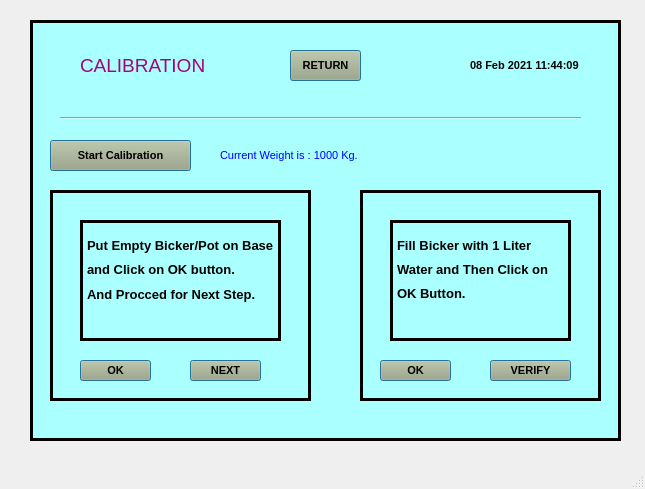
<?xml version="1.0" encoding="UTF-8"?>
<ui version="4.0">
 <class>MainWindow</class>
 <widget class="QMainWindow" name="MainWindow">
  <property name="geometry">
   <rect>
    <x>0</x>
    <y>0</y>
    <width>645</width>
    <height>489</height>
   </rect>
  </property>
  <property name="windowTitle">
   <string>MainWindow</string>
  </property>
  <widget class="QWidget" name="centralwidget">
   <widget class="QFrame" name="frame">
    <property name="geometry">
     <rect>
      <x>30</x>
      <y>20</y>
      <width>591</width>
      <height>421</height>
     </rect>
    </property>
    <property name="autoFillBackground">
     <bool>false</bool>
    </property>
    <property name="styleSheet">
     <string notr="true">background-color: rgb(170, 255, 255);
</string>
    </property>
    <property name="frameShape">
     <enum>QFrame::Box</enum>
    </property>
    <property name="frameShadow">
     <enum>QFrame::Plain</enum>
    </property>
    <property name="lineWidth">
     <number>3</number>
    </property>
    <widget class="QLabel" name="label">
     <property name="geometry">
      <rect>
       <x>440</x>
       <y>30</y>
       <width>121</width>
       <height>31</height>
      </rect>
     </property>
     <property name="font">
      <font>
       <family>Arial</family>
       <pointsize>8</pointsize>
       <weight>75</weight>
       <bold>true</bold>
      </font>
     </property>
     <property name="text">
      <string>08 Feb 2021 11:44:09</string>
     </property>
    </widget>
    <widget class="QPushButton" name="pushButton_7">
     <property name="geometry">
      <rect>
       <x>20</x>
       <y>120</y>
       <width>141</width>
       <height>31</height>
      </rect>
     </property>
     <property name="font">
      <font>
       <family>Arial</family>
       <pointsize>8</pointsize>
       <weight>75</weight>
       <bold>true</bold>
      </font>
     </property>
     <property name="styleSheet">
      <string notr="true">background-color: rgb(170, 170, 127);
</string>
     </property>
     <property name="text">
      <string>Start Calibration</string>
     </property>
     <property name="autoDefault">
      <bool>true</bool>
     </property>
     <property name="default">
      <bool>true</bool>
     </property>
     <property name="flat">
      <bool>false</bool>
     </property>
    </widget>
    <widget class="QLabel" name="label_4">
     <property name="geometry">
      <rect>
       <x>50</x>
       <y>30</y>
       <width>141</width>
       <height>31</height>
      </rect>
     </property>
     <property name="font">
      <font>
       <family>Arial</family>
       <pointsize>14</pointsize>
      </font>
     </property>
     <property name="styleSheet">
      <string notr="true">color: rgb(170, 0, 127);</string>
     </property>
     <property name="text">
      <string>CALIBRATION</string>
     </property>
    </widget>
    <widget class="QFrame" name="frame_2">
     <property name="geometry">
      <rect>
       <x>20</x>
       <y>170</y>
       <width>261</width>
       <height>211</height>
      </rect>
     </property>
     <property name="frameShape">
      <enum>QFrame::Box</enum>
     </property>
     <property name="frameShadow">
      <enum>QFrame::Plain</enum>
     </property>
     <property name="lineWidth">
      <number>3</number>
     </property>
     <widget class="QPushButton" name="pushButton_8">
      <property name="geometry">
       <rect>
        <x>30</x>
        <y>170</y>
        <width>71</width>
        <height>21</height>
       </rect>
      </property>
      <property name="font">
       <font>
        <family>Arial</family>
        <pointsize>8</pointsize>
        <weight>75</weight>
        <bold>true</bold>
       </font>
      </property>
      <property name="styleSheet">
       <string notr="true">background-color: rgb(170, 170, 127);
</string>
      </property>
      <property name="text">
       <string>OK</string>
      </property>
      <property name="autoDefault">
       <bool>true</bool>
      </property>
      <property name="default">
       <bool>true</bool>
      </property>
      <property name="flat">
       <bool>false</bool>
      </property>
     </widget>
     <widget class="QPushButton" name="pushButton_11">
      <property name="geometry">
       <rect>
        <x>140</x>
        <y>170</y>
        <width>71</width>
        <height>21</height>
       </rect>
      </property>
      <property name="font">
       <font>
        <family>Arial</family>
        <pointsize>8</pointsize>
        <weight>75</weight>
        <bold>true</bold>
       </font>
      </property>
      <property name="styleSheet">
       <string notr="true">background-color: rgb(170, 170, 127);
</string>
      </property>
      <property name="text">
       <string>NEXT</string>
      </property>
      <property name="autoDefault">
       <bool>true</bool>
      </property>
      <property name="default">
       <bool>true</bool>
      </property>
      <property name="flat">
       <bool>false</bool>
      </property>
     </widget>
     <widget class="QTextEdit" name="textEdit">
      <property name="geometry">
       <rect>
        <x>30</x>
        <y>30</y>
        <width>201</width>
        <height>121</height>
       </rect>
      </property>
      <property name="frameShape">
       <enum>QFrame::Box</enum>
      </property>
      <property name="frameShadow">
       <enum>QFrame::Plain</enum>
      </property>
      <property name="lineWidth">
       <number>3</number>
      </property>
      <property name="html">
       <string>&lt;!DOCTYPE HTML PUBLIC &quot;-//W3C//DTD HTML 4.0//EN&quot; &quot;http://www.w3.org/TR/REC-html40/strict.dtd&quot;&gt;
&lt;html&gt;&lt;head&gt;&lt;meta name=&quot;qrichtext&quot; content=&quot;1&quot; /&gt;&lt;style type=&quot;text/css&quot;&gt;
p, li { white-space: pre-wrap; }
&lt;/style&gt;&lt;/head&gt;&lt;body style=&quot; font-family:'MS Shell Dlg 2'; font-size:8.25pt; font-weight:400; font-style:normal;&quot;&gt;
&lt;p style=&quot; margin-top:0px; margin-bottom:0px; margin-left:0px; margin-right:0px; -qt-block-indent:0; text-indent:0px;&quot;&gt;&lt;span style=&quot; font-size:16pt; font-weight:600; vertical-align:sub;&quot;&gt;Put Empty Bicker/Pot on Base and Click on OK button.&lt;/span&gt;&lt;/p&gt;
&lt;p style=&quot; margin-top:0px; margin-bottom:0px; margin-left:0px; margin-right:0px; -qt-block-indent:0; text-indent:0px;&quot;&gt;&lt;span style=&quot; font-size:16pt; font-weight:600; vertical-align:sub;&quot;&gt;And Procced for Next Step.&lt;/span&gt;&lt;/p&gt;&lt;/body&gt;&lt;/html&gt;</string>
      </property>
     </widget>
    </widget>
    <widget class="QFrame" name="frame_3">
     <property name="geometry">
      <rect>
       <x>330</x>
       <y>170</y>
       <width>241</width>
       <height>211</height>
      </rect>
     </property>
     <property name="font">
      <font>
       <pointsize>8</pointsize>
      </font>
     </property>
     <property name="frameShape">
      <enum>QFrame::Box</enum>
     </property>
     <property name="frameShadow">
      <enum>QFrame::Plain</enum>
     </property>
     <property name="lineWidth">
      <number>3</number>
     </property>
     <widget class="QPushButton" name="pushButton_9">
      <property name="geometry">
       <rect>
        <x>20</x>
        <y>170</y>
        <width>71</width>
        <height>21</height>
       </rect>
      </property>
      <property name="font">
       <font>
        <family>Arial</family>
        <pointsize>8</pointsize>
        <weight>75</weight>
        <bold>true</bold>
       </font>
      </property>
      <property name="styleSheet">
       <string notr="true">background-color: rgb(170, 170, 127);
</string>
      </property>
      <property name="text">
       <string>OK</string>
      </property>
      <property name="autoDefault">
       <bool>true</bool>
      </property>
      <property name="default">
       <bool>true</bool>
      </property>
      <property name="flat">
       <bool>false</bool>
      </property>
     </widget>
     <widget class="QPushButton" name="pushButton_12">
      <property name="geometry">
       <rect>
        <x>130</x>
        <y>170</y>
        <width>81</width>
        <height>21</height>
       </rect>
      </property>
      <property name="font">
       <font>
        <family>Arial</family>
        <pointsize>8</pointsize>
        <weight>75</weight>
        <bold>true</bold>
       </font>
      </property>
      <property name="styleSheet">
       <string notr="true">background-color: rgb(170, 170, 127);
</string>
      </property>
      <property name="text">
       <string>VERIFY</string>
      </property>
      <property name="autoDefault">
       <bool>true</bool>
      </property>
      <property name="default">
       <bool>true</bool>
      </property>
      <property name="flat">
       <bool>false</bool>
      </property>
     </widget>
     <widget class="QTextEdit" name="textEdit_2">
      <property name="geometry">
       <rect>
        <x>30</x>
        <y>30</y>
        <width>181</width>
        <height>121</height>
       </rect>
      </property>
      <property name="frameShape">
       <enum>QFrame::Box</enum>
      </property>
      <property name="frameShadow">
       <enum>QFrame::Plain</enum>
      </property>
      <property name="lineWidth">
       <number>3</number>
      </property>
      <property name="html">
       <string>&lt;!DOCTYPE HTML PUBLIC &quot;-//W3C//DTD HTML 4.0//EN&quot; &quot;http://www.w3.org/TR/REC-html40/strict.dtd&quot;&gt;
&lt;html&gt;&lt;head&gt;&lt;meta name=&quot;qrichtext&quot; content=&quot;1&quot; /&gt;&lt;style type=&quot;text/css&quot;&gt;
p, li { white-space: pre-wrap; }
&lt;/style&gt;&lt;/head&gt;&lt;body style=&quot; font-family:'MS Shell Dlg 2'; font-size:8.25pt; font-weight:400; font-style:normal;&quot;&gt;
&lt;p style=&quot; margin-top:0px; margin-bottom:0px; margin-left:0px; margin-right:0px; -qt-block-indent:0; text-indent:0px;&quot;&gt;&lt;span style=&quot; font-size:16pt; font-weight:600; vertical-align:sub;&quot;&gt;Fill Bicker with 1 Liter Water and Then Click on OK Button.&lt;/span&gt;&lt;/p&gt;&lt;/body&gt;&lt;/html&gt;</string>
      </property>
     </widget>
    </widget>
    <widget class="QLabel" name="label_5">
     <property name="geometry">
      <rect>
       <x>190</x>
       <y>120</y>
       <width>361</width>
       <height>31</height>
      </rect>
     </property>
     <property name="font">
      <font>
       <family>Arial</family>
       <pointsize>8</pointsize>
      </font>
     </property>
     <property name="styleSheet">
      <string notr="true">color: rgb(0, 0, 255);</string>
     </property>
     <property name="text">
      <string>Current Weight is : 1000 Kg.</string>
     </property>
    </widget>
    <widget class="QPushButton" name="pushButton_10">
     <property name="geometry">
      <rect>
       <x>260</x>
       <y>30</y>
       <width>71</width>
       <height>31</height>
      </rect>
     </property>
     <property name="font">
      <font>
       <family>Arial</family>
       <pointsize>8</pointsize>
       <weight>75</weight>
       <bold>true</bold>
      </font>
     </property>
     <property name="styleSheet">
      <string notr="true">background-color: rgb(170, 170, 127);
</string>
     </property>
     <property name="text">
      <string>RETURN</string>
     </property>
     <property name="autoDefault">
      <bool>true</bool>
     </property>
     <property name="default">
      <bool>true</bool>
     </property>
     <property name="flat">
      <bool>false</bool>
     </property>
    </widget>
    <widget class="Line" name="line">
     <property name="geometry">
      <rect>
       <x>30</x>
       <y>90</y>
       <width>521</width>
       <height>16</height>
      </rect>
     </property>
     <property name="orientation">
      <enum>Qt::Horizontal</enum>
     </property>
    </widget>
   </widget>
  </widget>
  <widget class="QMenuBar" name="menubar">
   <property name="geometry">
    <rect>
     <x>0</x>
     <y>0</y>
     <width>645</width>
     <height>21</height>
    </rect>
   </property>
  </widget>
  <widget class="QStatusBar" name="statusbar"/>
 </widget>
 <resources/>
 <connections/>
</ui>
